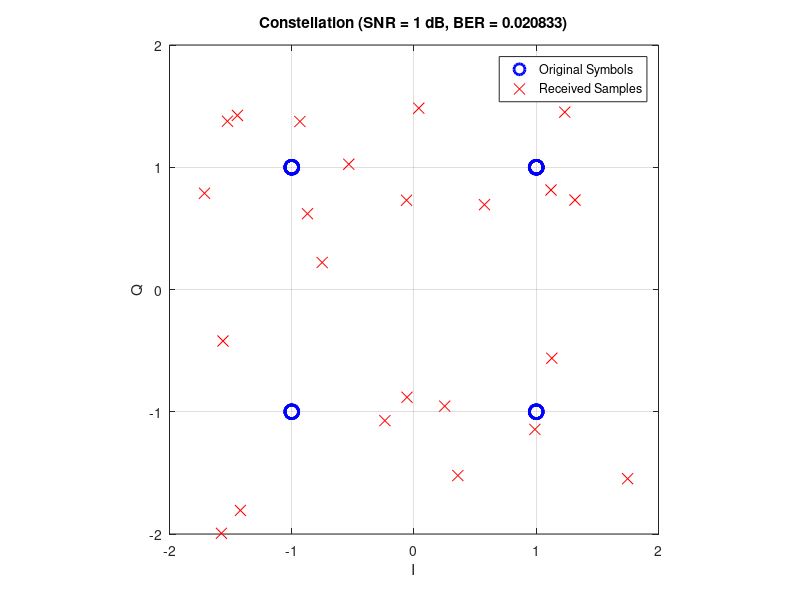
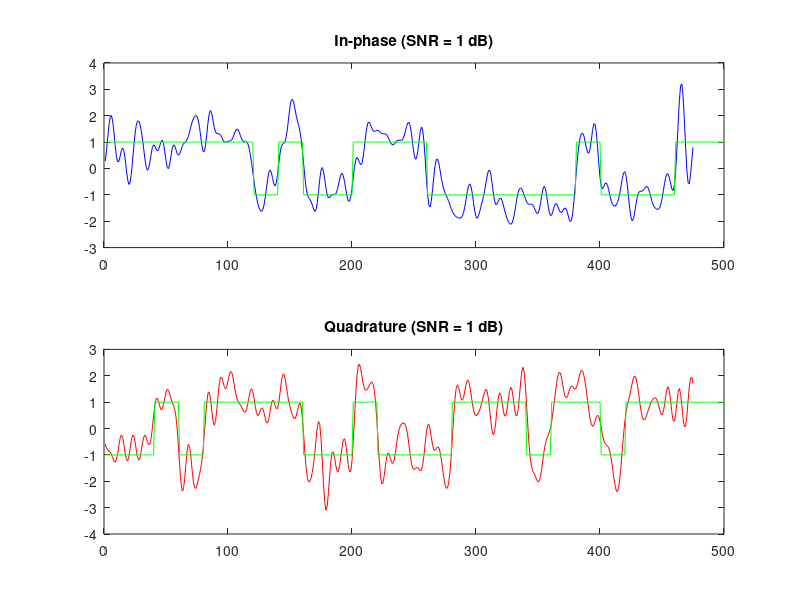
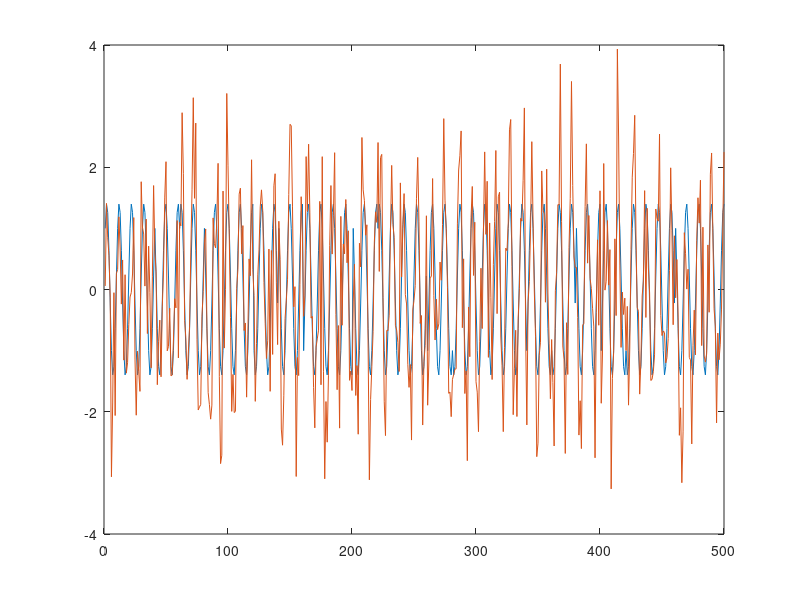
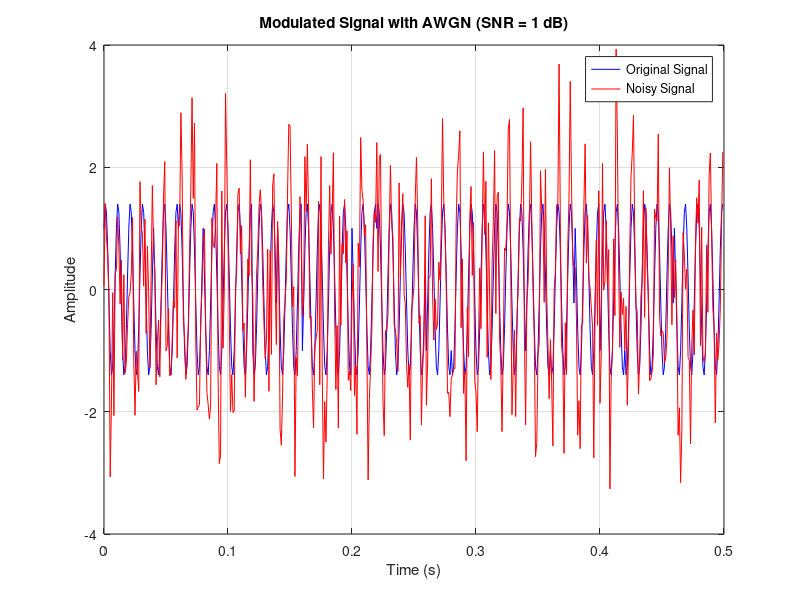

Here is the MATLAB script that generated these plots, in order:
clear , clc
%---------------------Parameters-------------------------
bits = randi([0 1], 1,50);  

bit_2 = reshape(bits ,2, []);%reshape

%-------------------Symbol Mapping----------------------
symbols = zeros(1, size(bit_2,2)); 
 for i = 1:size(bit_2,2)
     pair = bit_2(:,i);

    if isequal(pair, [0; 0])
        symbols(i) = 1 + 1j;
    elseif isequal(pair, [0; 1])
        symbols(i) = -1 + 1j;
    elseif isequal(pair, [1 ;0])
        symbols(i) = 1 - 1j;
    elseif isequal(pair, [1; 1])
        symbols(i) = -1 - 1j;
    end
 end
%----------------
I = real(symbols);
Q = imag(symbols);

 fc = 100;    %carrier Frequency
 fs = 1000;   %sampeling Frequency
 Ts = 1/fs;

samples_per_symbol = 20;
I_expanded = repelem(I, samples_per_symbol);
Q_expanded = repelem(Q, samples_per_symbol);
t = 0 : Ts :(length(I_expanded)-1)*Ts;

s = I_expanded .* cos(2*pi*fc*t)- Q_expanded .* sin(2*pi*fc*t);
%-----------------------------add noise-----------------------------------

SNR_db = 1;%DB
signal_power = mean(s.^2);
SNR = 10^(SNR_db/10);
noise_power = signal_power / SNR;
noise = sqrt(noise_power) * randn(size(s));
s_noisy = s + noise;

% -------------------- Demodulation --------------------

RecI = s_noisy .* cos(2*pi*fc*t);
RecQ = - s_noisy .* sin(2*pi*fc*t);

% FIR lowpass filter
f_cutoff = 120;
Wn = f_cutoff / (fs/2);
N = 50;  
b = fir1(N, Wn);
delay = N / 2;

filtered_I = 2 * filter(b, 1, RecI);
filtered_Q = 2 * filter(b, 1, RecQ);

filtered_I = filtered_I(delay+1:end);
filtered_Q = filtered_Q(delay+1:end);

% Sample at symbol centers
offset = floor(samples_per_symbol/2);
start = offset + 1;
sampled_I = filtered_I(start:samples_per_symbol:end);
sampled_Q = filtered_Q(start:samples_per_symbol:end);

% Cut to shortest common length
L = min([length(sampled_I), length(symbols)]);
sampled_I = sampled_I(1:L);
sampled_Q = sampled_Q(1:L);


Rbits = zeros(2,L);
% -------------------- Decision Logic --------------------
for k=1 :length(sampled_I)
    if sampled_I(k) > 0 && sampled_Q(k) > 0
        Rbits(:, k) = [0; 0];
    elseif sampled_I(k) < 0 && sampled_Q(k) > 0
        Rbits(:, k) = [0; 1];
    elseif sampled_I(k) < 0 && sampled_Q(k) < 0
        Rbits(:, k) = [1; 1];
    elseif sampled_I(k) > 0 && sampled_Q(k) < 0
        Rbits(:, k) = [1; 0];
    end
end

% -------------------- Plotting --------------------
Rbits = Rbits(:)';

disp(['Length of bits: ', num2str(length(bits))]);
disp(['Length of Rbits: ', num2str(length(Rbits(:)))]);
num_bits = min(length(bits), length(Rbits));
bits_trimmed = bits(1:num_bits);
Rbits_trimmed = Rbits(1:num_bits);

num_errors = sum(bits_trimmed ~= Rbits_trimmed);
BER = num_errors / num_bits;

disp(['Compared bits: ', num2str(num_bits)]);
disp(['Bit errors: ', num2str(num_errors)]);
disp(['BER: ', num2str(BER)]);

figure;
plot(real(symbols), imag(symbols), 'bo', 'MarkerSize', 10, 'LineWidth', 2)
hold on;
plot(sampled_I, sampled_Q, 'rx', 'MarkerSize', 8);
legend('Original Symbols','Received Samples');
grid on;
xlim([-2 2]); ylim([-2 2]);
xlabel('I'); ylabel('Q');
title(['Constellation (SNR = ', num2str(SNR_db), ' dB, BER = ', num2str(BER), ')']);
axis square;

figure;
subplot(2,1,1);
plot(filtered_I, 'b');
hold on;
plot(I_expanded , 'g');
title(['In-phase (SNR = ', num2str(SNR_db), ' dB)']);
subplot(2,1,2);
plot(filtered_Q, 'r');
hold on;
plot(Q_expanded , 'g');
title(['Quadrature (SNR = ', num2str(SNR_db), ' dB)']);

figure;
plot(s);
hold on;
plot(s_noisy)
 
figure;
plot(t, s, 'b'); hold on;
plot(t, s_noisy, 'r');
legend('Original Signal', 'Noisy Signal');
xlabel('Time (s)'); ylabel('Amplitude');
title(['Modulated Signal with AWGN (SNR = ', num2str(SNR_db), ' dB)']);
grid on;
